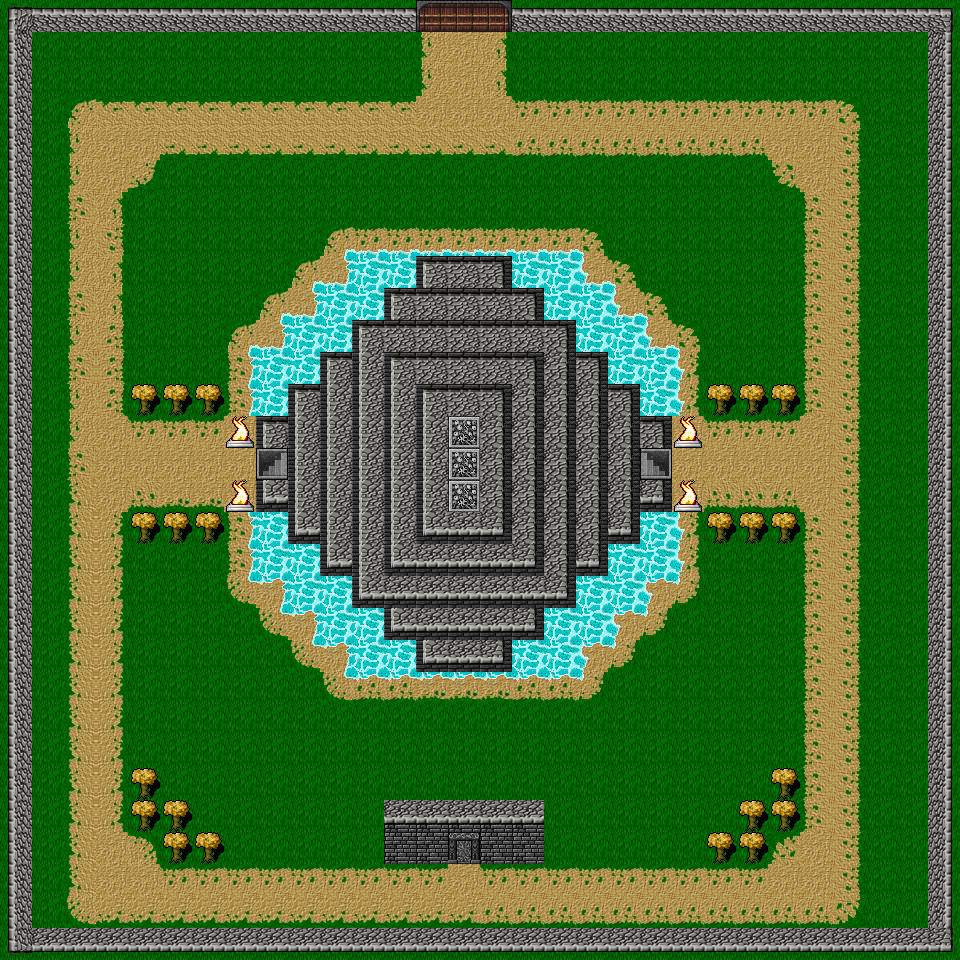

This game map was drawn from its Tiled (.tmx) file and the tilesets committed beside it. A one-line description and the trimmed map source follow:
An orthogonal 30x30 tile map with 32x32 px tiles, 7 tile layers (Floor, ShopFloor, Walls, Tower, ...).

<map version="1.0" orientation="orthogonal" renderorder="right-down" width="30" height="30" tilewidth="32" tileheight="32" nextobjectid="6">
 <tileset firstgid="1" name="DungeonCrawl_ProjectUtumnoTileset" tilewidth="32" tileheight="32" tilecount="3072" columns="64">
  <image source="../build/assets/images/tiles.png" width="2048" height="1536" />
  <tile id="781">
   <animation>
    <frame tileid="781" duration="100" />
    <frame tileid="782" duration="100" />
    <frame tileid="787" duration="100" />
    <frame tileid="788" duration="100" />
   </animation>
  </tile>
  <tile id="1018">
   <animation>
    <frame tileid="1018" duration="100" />
    <frame tileid="1019" duration="100" />
    <frame tileid="1020" duration="100" />
    <frame tileid="1021" duration="100" />
    <frame tileid="1022" duration="100" />
    <frame tileid="1023" duration="100" />
    <frame tileid="1024" duration="100" />
    <frame tileid="1025" duration="100" />
   </animation>
  </tile>
  <tile id="1096" probability="0" />
  <tile id="1170">
   <animation>
    <frame tileid="1170" duration="1000" />
    <frame tileid="1171" duration="1000" />
    <frame tileid="1172" duration="1000" />
    <frame tileid="1173" duration="1000" />
   </animation>
  </tile>
  <tile id="1212">
   <animation>
    <frame tileid="1209" duration="100" />
    <frame tileid="1210" duration="100" />
    <frame tileid="1211" duration="100" />
    <frame tileid="1212" duration="100" />
   </animation>
  </tile>
  <tile id="1252">
   <animation>
    <frame tileid="1252" duration="100" />
    <frame tileid="1253" duration="100" />
    <frame tileid="1254" duration="100" />
    <frame tileid="1255" duration="100" />
   </animation>
  </tile>
 </tileset>
 <layer name="Floor" width="30" height="30">
  <data>[900 cells, 900 non-empty, 15 distinct tile ids]</data>
 </layer>
 <layer name="ShopFloor" width="30" height="30" opacity="0.7">
  <data>[900 cells, 1 non-empty, 1 distinct tile ids]</data>
 </layer>
 <layer name="Walls" width="30" height="30">
  <data>[900 cells, 147 non-empty, 8 distinct tile ids]</data>
 </layer>
 <layer name="Tower" width="30" height="30">
  <data>[900 cells, 158 non-empty, 13 distinct tile ids]</data>
 </layer>
 <layer name="TowerSubParameter" width="30" height="30">
  <data>[900 cells, 16 non-empty, 3 distinct tile ids]</data>
 </layer>
 <layer name="TowerSubSmoothingParameter" width="30" height="30">
  <data>[900 cells, 40 non-empty, 7 distinct tile ids]</data>
 </layer>
 <layer name="EntranceLayer" width="30" height="30">
  <data>[900 cells, 3 non-empty, 2 distinct tile ids]</data>
 </layer>
</map>
